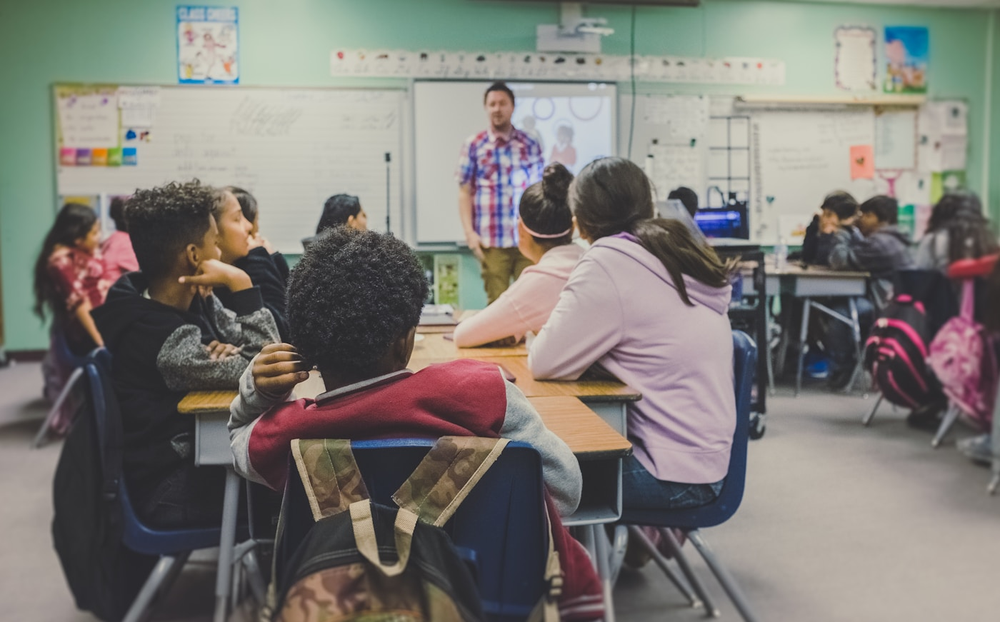
#> input picture images/community-classroom.png, 1000 x 622 px, shrunk from 1400 x 871 before the run; its folder holds only this picture in this run
$ python enhance-images.py
#> lines starting #> are read from the running program, lines starting #| are printed output that depends on the picture
"""Sharpen and clarify site photos for a more professional look."""
from pathlib import Path

from PIL import Image, ImageEnhance, ImageFilter, ImageOps

IMAGES_DIR = Path(__file__).resolve().parents[1] / "images"
EXTENSIONS = {".png", ".jpg", ".jpeg", ".webp"}


def unsharp_mask(img: Image.Image, radius=1.6, percent=175, threshold=2) -> Image.Image:
    return img.filter(ImageFilter.UnsharpMask(radius=radius, percent=percent, threshold=threshold))


def enhance(path: Path) -> None:
    img = Image.open(path).convert("RGB")
#> img is the input picture: PIL image 1000x622 RGB; mean R, G, B 126.2, 122.9, 118

    # Reduce washed-out haze and improve tonal range.
    img = ImageOps.autocontrast(img, cutoff=1)
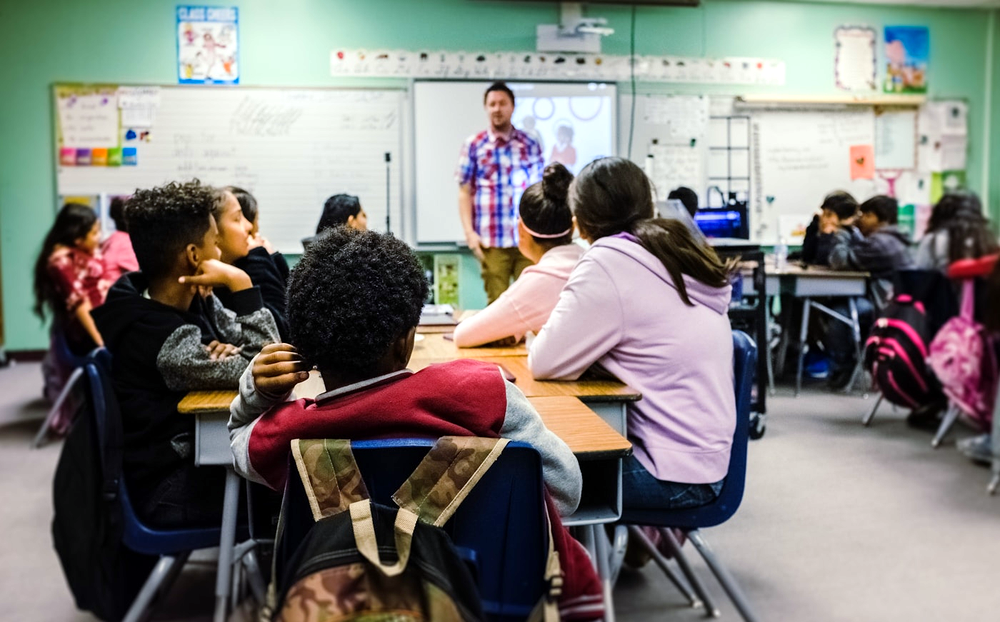
#> img: PIL image 1000x622 RGB; mean R, G, B 126.5, 124.6, 121.2
    img = ImageEnhance.Contrast(img).enhance(1.12)
    img = ImageEnhance.Color(img).enhance(1.08)
    img = ImageEnhance.Brightness(img).enhance(1.03)
    img = ImageEnhance.Sharpness(img).enhance(1.35)
    img = unsharp_mask(img)
#> in unsharp_mask, `return img.filter(ImageFilter.UnsharpMask(radius=radius, percent=perce..`:
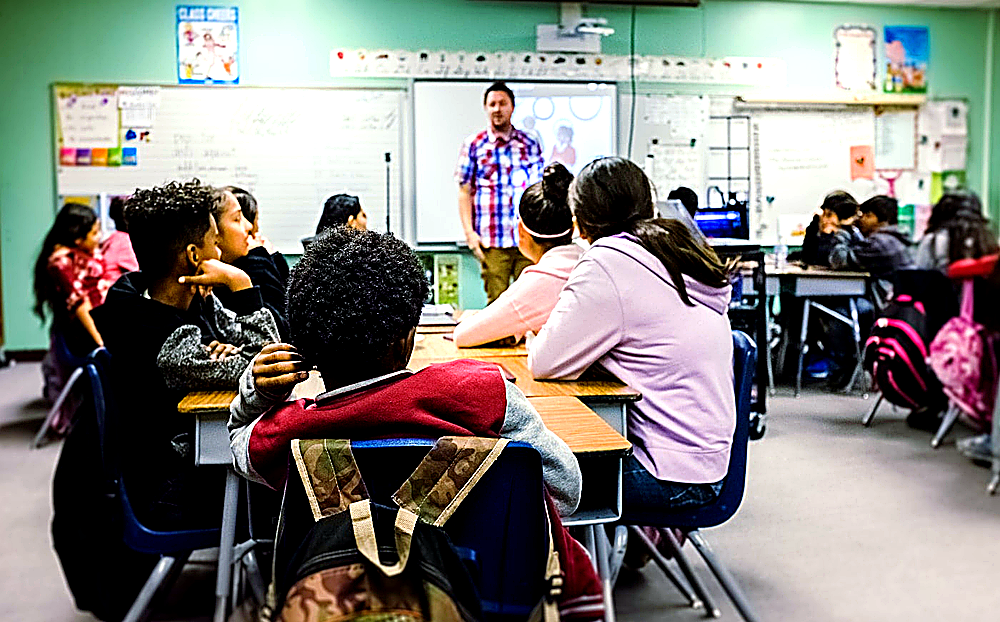
#> returned value: PIL image 1000x622 RGB; mean R, G, B 130.6, 128.6, 124.6

    save_kwargs = {"optimize": True}
    if path.suffix.lower() in {".jpg", ".jpeg"}:
        save_kwargs["quality"] = 92
        save_kwargs["progressive"] = True
    else:
        save_kwargs["compress_level"] = 6

    img.save(path, **save_kwargs)
    print(f"Enhanced {path.name}")


def main() -> None:
    for path in sorted(IMAGES_DIR.iterdir()):
        if path.suffix.lower() in EXTENSIONS:
            enhance(path)


if __name__ == "__main__":
    main()

$ run again, on images/hero-tutoring.png
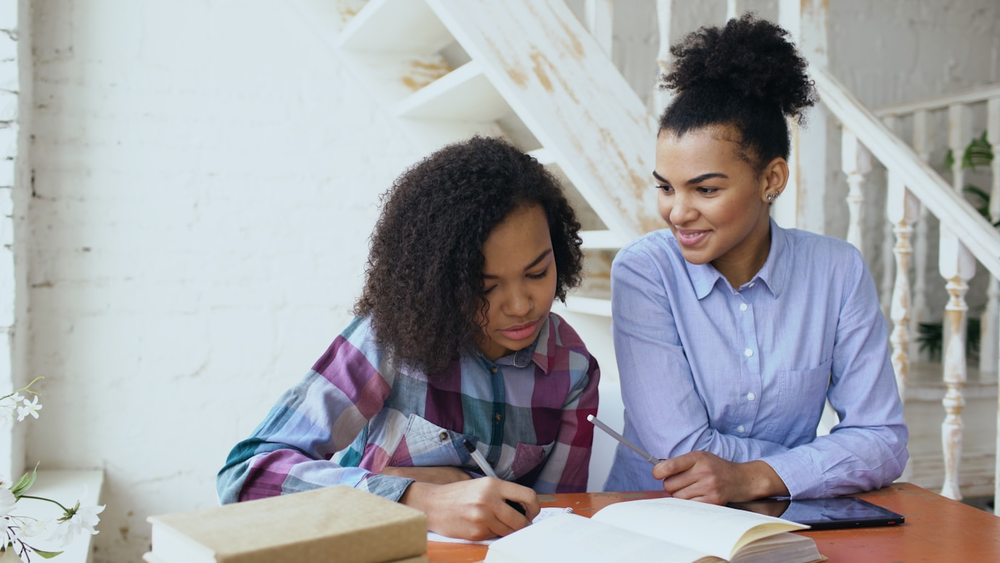
#> input picture images/hero-tutoring.png, 1000 x 563 px, shrunk from 1400 x 788 before the run
#> in enhance, img is the input picture: PIL image 1000x563 RGB; mean R, G, B 162.1, 163.1, 167.3
#> in enhance, `img = ImageEnhance.Sharpness(img).enhance(1.35)`:
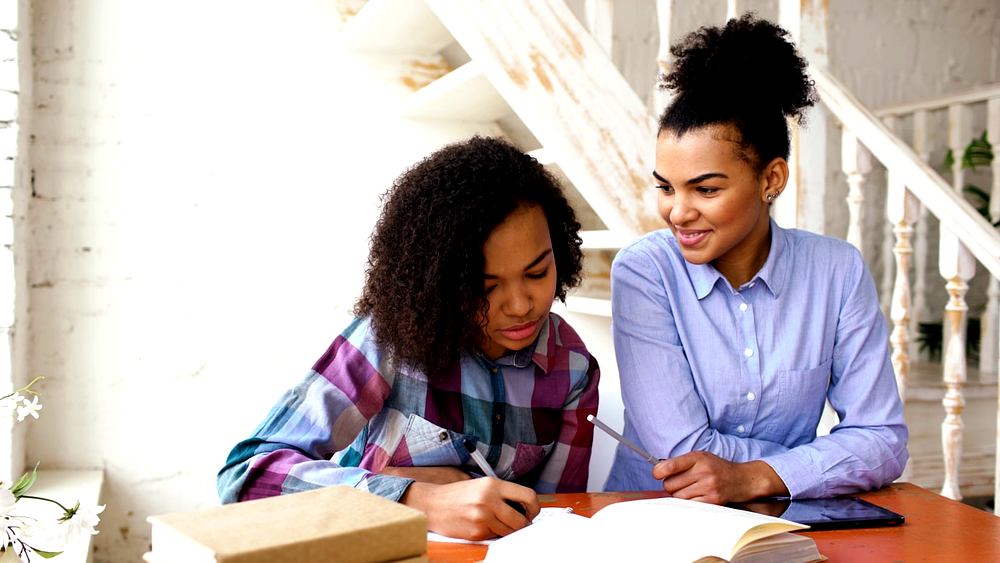
#> img: PIL image 1000x563 RGB; mean R, G, B 187.1, 174.7, 173.1
#> in unsharp_mask, `return img.filter(ImageFilter.UnsharpMask(radius=radius, percent=perce..`:
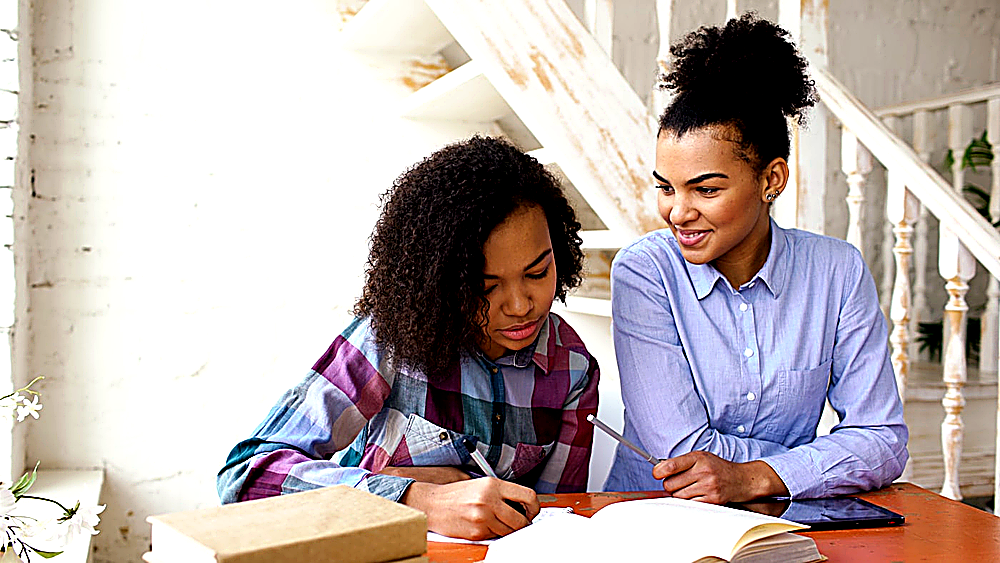
#> returned value: PIL image 1000x563 RGB; mean R, G, B 186.9, 174.5, 172.7

$ run again, on images/student-success.png
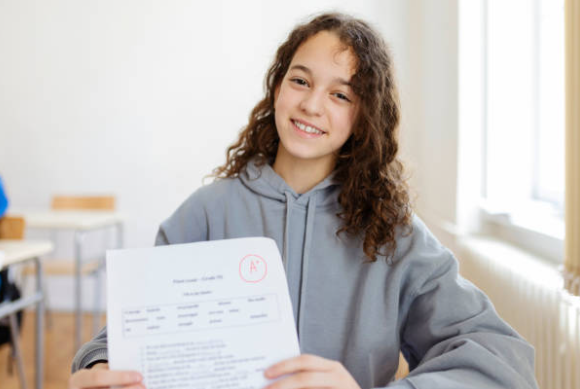
#> input picture images/student-success.png, 580 x 389 px
#> in enhance, `img = ImageEnhance.Sharpness(img).enhance(1.35)`:
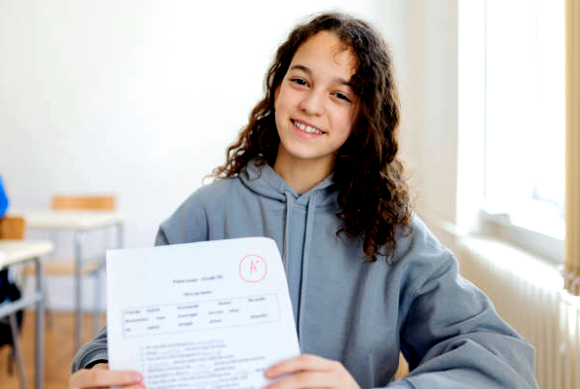
#> img: PIL image 580x389 RGB; mean R, G, B 192.7, 190.3, 188.7
#> in unsharp_mask, `return img.filter(ImageFilter.UnsharpMask(radius=radius, percent=perce..`:
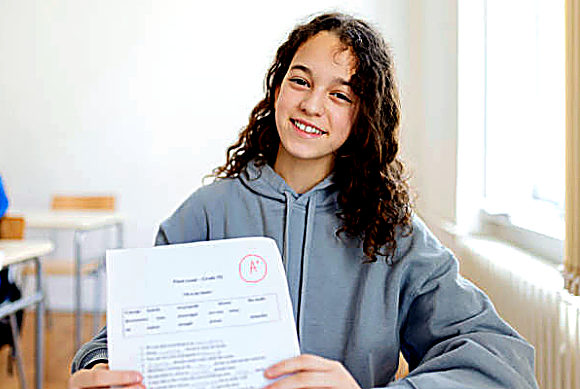
#> returned value: PIL image 580x389 RGB; mean R, G, B 193, 190.5, 188.7
